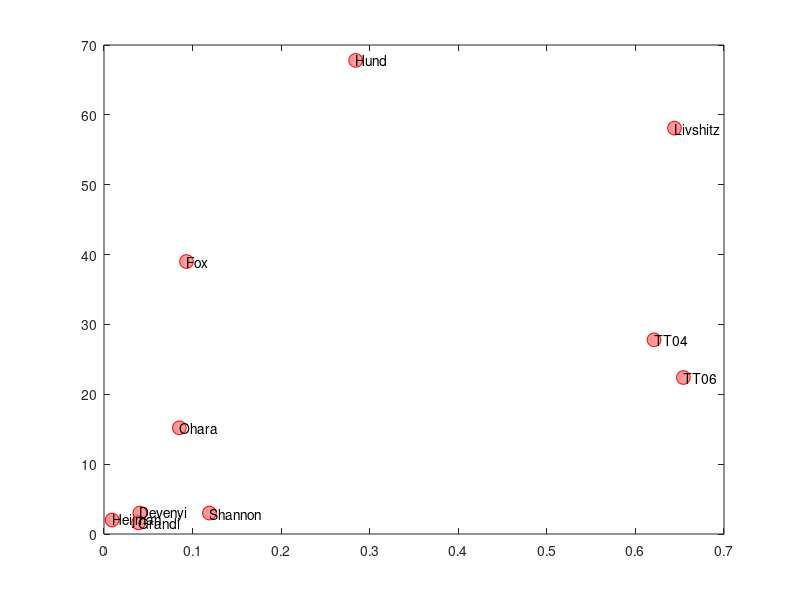

Write the MATLAB code that produced this figure. (Note: this script raises an error after producing the figure.)
%% Figure S8: Additional correlation plots 

%%%%%%%%%%%%%%%%%%%%%%%%%%%%%%%%%%%%%%%%%%%%%%%%%%%%%%%%%%%%%%%%%%%%%%%%%%%
%--- "Slow delayed rectifier current protects ventricular myocytes from
% arrhythmic dynamics across multiple species: a computational study" ---%

% By: Varshneya,Devenyi,Sobie 
% For questions, please contact Dr.Eric A Sobie -> eric.sobie@mssm.edu 
% or put in a pull request or open an issue on the github repository:
% https://github.com/meeravarshneya1234/IKs_stabilizes_APs.git. 

%--- Note:
% Results displayed in manuscript were run using MATLAB 2016a on a 64bit
% Intel Processor. For exact replication of figures it is best to use these
% settings.
%%%%%%%%%%%%%%%%%%%%%%%%%%%%%%%%%%%%%%%%%%%%%%%%%%%%%%%%%%%%%%%%%%%%%%%%%%%
%--------------------------------------------------------------------------
%% Figure S8A
%--- Description of Figure:
% The scaling factor (ICaL factor) by which the calcium current was
% increased does not correlate with the levels of Iks. Since the baseline
% ICaL magnitude differed between models, the ICaL factor did not provide a
% fair basis of comparison. To compare susceptibility to EADs, we
% integrated the ICaL waveform at the level just under the EAD threshold as
% depicted in Figures 4 & 5.

%---: Functions required to run this part :---%
% inject_current_program.m - runs injection simulation using parfor loop
% reformat_data.m - reformats the data collected from inject_current_program
%--------------------------------------------------------------------------
modelnames = {'Fox','Hund','Heijman','Shannon','Livshitz','Devenyi','TT04','TT06','Ohara','Grandi'};
load('data.mat')
IKs_Fraction = cell2mat(cellfun(@(x) datatable.(x).IKs_Fraction,modelnames,'UniformOutput',0));
ICaL_Factor = [39 67.8 2 3 58.1 3 27.8 22.4 15.2 1.6]; % values obtained from Figure4.m and FigureS6.m.

figure 
plot(IKs_Fraction,ICaL_Factor,'o','MarkerSize',10,...
    'MarkerEdgeColor','red',...
    'MarkerFaceColor',[1 .6 .6])
text(IKs_Fraction,ICaL_Factor, modelnames);
h=lsline;
xlabel('IKs Fraction')
ylabel('ICaL Factor')
title('Figure S8A')
set(gca,'FontSize',12,'FontWeight','bold')

%% Figure S8B
%--- Description of Figure:
% The percent change in APD between the APD when 0.1 A/F inward current was
% injected into the models and the baseline APD was calculated and compared
% with the levels of IKs. This shows that models with low IKs are much more
% susceptible to APD prolongation when an arbitrary inward current is
% injected as compared to models with high IKs.

%---: Functions required to run this part :---%
% inject_current_program.m - runs injection simulation using parfor loop
% reformat_data.m - reformats the data collected from inject_current_program
%--------------------------------------------------------------------------
%%
%---- Set Up Simulation ----%
modelnames = {'Fox','Hund','Livshitz','Devenyi','Shannon','TT04','TT06','Ohara','Grandi'};
% options - 'Fox', 'Hund', 'Livshitz','Devenyi','Shannon','TT04','TT06','Grandi','Ohara'

celltypes = {'','','','','','endo','endo','endo','endo'}; 
% size should be same as model_name, enter one for each model
% options only available for human models as follows
% TT04, TT06, Ohara - 'epi', 'endo', 'mid'
% Grandi - 'epi', 'endo'

settings.PCL =1000 ;  % Interval bewteen stimuli,[ms]
settings.stim_delay = 100 ; % Time the first stimulus, [ms]
settings.stim_dur = 2 ; % Stimulus duration
amps = [36.4,32.2,35,30.9,35,25,22.6,32.2,20.6]; % Stimulus amplitude (see Table S1 for details) 
settings.nBeats = 100 ; % Number of beats to simulate 
settings.numbertokeep =1;% Determine how many beats to keep. 1 = last beat, 2 = last two beats
settings.steady_state = 1;% 1 - run steady state conditions 0 - do not run steady state conditions 
settings.Inject = [0 0.1]; %amount of current to inject 

%---- Run Simulation ----%

for i = 1:length(modelnames) 
    settings.model_name = modelnames{i};
    settings.celltype = celltypes{i};
    settings.stim_amp = amps(i);
    X = inject_current_program(settings);    
    Xnew = reformat_data(X,length(settings.Inject));  
    
    APDs = cell2mat(Xnew.APDs);
    change(i) =(APDs(2) - APDs(1))/APDs(1);
end 

% Heijman model sims 
X = FigureS8Heijman();
Xnew = reformat_data(X,1);
APDs = cell2mat(Xnew.APDs);
change_Heijman = (APDs(2) - APDs(1))/APDs(1);

%---- Plot Correlation ----%
change = [change(1:2) change_Heijman change(3:end)]; %percent change in APD between the APD when 0.1 A/F inward current and baseline APD
models = {'Fox','Hund','Heijman','Livshitz','Devenyi','Shannon','TT04','TT06','Ohara','Grandi'};
figure 
plot(IKs_Fraction,change,'o','MarkerSize',10,...
    'MarkerEdgeColor','red',...
    'MarkerFaceColor',[1 .6 .6])
text(IKs_Fraction,change, models);
h=lsline;
xlabel('IKs Fraction')
title('Figure S8B')
ylabel('%Change in APD at 0.1 A/F Inject')
set(gca,'FontSize',12,'FontWeight','bold')